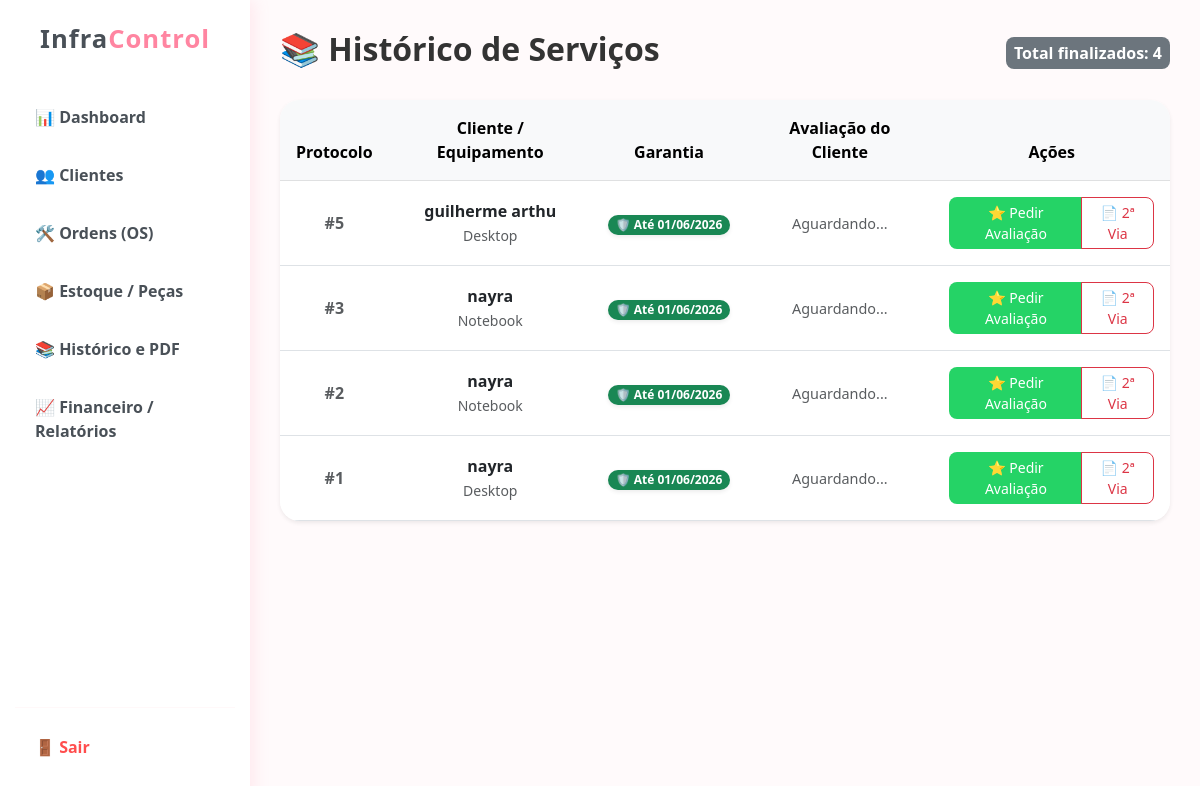
Page /historico (signed in) on the committed database.
### models.py (models this page shows)
class OrdemServico(db.Model):
    id = db.Column(db.Integer, primary_key=True)
    equipamento = db.Column(db.String(100), nullable=False)
    marca = db.Column(db.String(50), nullable=True)
    tipo_manutencao = db.Column(db.String(50), nullable=True)
    descricao_problema = db.Column(db.Text, nullable=False)
    diagnostico_ia = db.Column(db.Text)
    valor = db.Column(db.Float) # Valor Mão de Obra
    desconto = db.Column(db.Float, default=0.0)
    data_abertura = db.Column(db.DateTime, default=datetime.now)
    status = db.Column(db.String(50), default='Aberto')
    cliente_id = db.Column(db.Integer, db.ForeignKey('cliente.id'), nullable=False)
    foto_antes = db.Column(db.String(255))
    data_garantia = db.Column(db.DateTime, nullable=True)
    nota_cliente = db.Column(db.Integer, nullable=True)
    comentario_cliente = db.Column(db.Text, nullable=True)
    itens = db.relationship('ItemOS', backref='ordem', cascade="all, delete-orphan", lazy=True)

class Cliente(db.Model):
    id = db.Column(db.Integer, primary_key=True)
    nome = db.Column(db.String(100), nullable=False)
    email = db.Column(db.String(100))
    telefone = db.Column(db.String(20))
    ordens = db.relationship('OrdemServico', backref='cliente', lazy=True)

### app.py (the view)
@app.route('/historico')
@login_required
def historico(): return render_template('historico.html', ordens=OrdemServico.query.filter_by(status='Finalizado').order_by(OrdemServico.id.desc()).all(), hoje=datetime.now())

### app.py (called while the page is built)
@login_manager.user_loader
def load_user(user_id): return User.query.get(int(user_id))

### templates/historico.html
{% extends "base.html" %}
{% block content %}
<div class="d-flex justify-content-between align-items-center mb-4">
    <h2 style="font-weight: 700; color: #333;">📚 Histórico de Serviços</h2>
    <span class="badge bg-secondary p-2" style="border-radius: 8px; font-size: 1rem;">Total finalizados: {{ ordens|length }}</span>
</div>
<div class="card border-0 shadow-sm" style="border-radius: 20px; overflow: hidden;">
    <table class="table table-hover m-0 align-middle text-center">
        <thead class="table-light">
            <tr>
                <th class="p-3">Protocolo</th>
                <th class="p-3">Cliente / Equipamento</th>
                <th class="p-3">Garantia</th>
                <th class="p-3">Avaliação do Cliente</th>
                <th class="p-3 text-center">Ações</th>
            </tr>
        </thead>
        <tbody>
            {% for o in ordens %}
            <tr>
                <td class="p-3 text-muted fw-bold">#{{ o.id }}</td>
                <td class="p-3"><strong>{{ o.cliente.nome }}</strong><br><small class="text-muted">{{ o.equipamento }}</small></td>
                <td class="p-3">
                    {% if o.data_garantia %}
                        {% if o.data_garantia >= hoje %}
                            <span class="badge bg-success shadow-sm" style="border-radius: 10px;">🛡️ Até {{ o.data_garantia.strftime('%d/%m/%Y') }}</span>
                        {% else %}
                            <span class="badge bg-danger shadow-sm" style="border-radius: 10px;">⚠️ Expirada</span>
                        {% endif %}
                    {% else %}<span class="badge bg-secondary">Sem registro</span>{% endif %}
                </td>
                <td class="p-3">
                    {% if o.nota_cliente %}
                        <div style="color: #ffc107; font-size: 1.2rem;">
                            {% for i in range(o.nota_cliente) %}★{% endfor %}
                        </div>
                        {% if o.comentario_cliente %}
                            <small class="text-muted d-block mt-1">"{{ o.comentario_cliente }}"</small>
                        {% endif %}
                    {% else %}
                        <span class="text-muted" style="font-size: 0.9rem;">Aguardando...</span>
                    {% endif %}
                </td>
                <td class="p-3 text-center">
                    <div class="btn-group">
                        {% set zap = o.cliente.telefone | string | replace(' ', '') | replace('-', '') | replace('(', '') | replace(')', '') %}
                        {% set link_avaliacao = request.host_url ~ 'avaliar/' ~ o.id %}
                        {% set msg = "Olá " ~ o.cliente.nome ~ "! Seu equipamento está pronto para retirada. Poderia avaliar nosso atendimento rapidinho? Acesse: " ~ link_avaliacao %}
                        <a href="https://wa.me/55{{ zap }}?text={{ msg | urlencode }}" target="_blank" class="btn btn-sm text-white" style="background-color: #25D366; border-radius: 8px 0 0 8px;" title="Pedir Avaliação">
                            ⭐ Pedir Avaliação
                        </a>
                        <a href="{{ url_for('gerar_pdf', os_id=o.id) }}" class="btn btn-sm btn-outline-danger" style="border-radius: 0 8px 8px 0;" title="Gerar 2ª Via do Recibo">
                            📄 2ª Via
                        </a>
                    </div>
                </td>
            </tr>
            {% else %}
            <tr><td colspan="5" class="p-5 text-center text-muted">Ainda não existem ordens entregues.</td></tr>
            {% endfor %}
        </tbody>
    </table>
</div>
{% endblock %}

### templates/base.html (style rules this page uses)
:root { --primary: #ff85a1; --primary-hover: #ff6b8b; --sidebar-bg: #ffffff; --body-bg: #fffafb; --text-dark: #495057; }
body { background-color: var(--body-bg); font-family: 'Segoe UI', Tahoma, Geneva, Verdana, sans-serif; overflow-x: hidden; color: var(--text-dark); }

### rows in the picture
OrdemServico: id "5", cliente.nome "guilherme arthu", equipamento "Desktop", data_garantia "01/06/2026", shows "Aguardando..."
OrdemServico: id "3", cliente.nome "nayra", equipamento "Notebook", data_garantia "01/06/2026", shows "Aguardando..."
OrdemServico: id "2", cliente.nome "nayra", equipamento "Notebook", data_garantia "01/06/2026", shows "Aguardando..."
OrdemServico: id "1", cliente.nome "nayra", equipamento "Desktop", data_garantia "01/06/2026", shows "Aguardando..."

### other values in the picture
{{ ordens|length }} "4"
